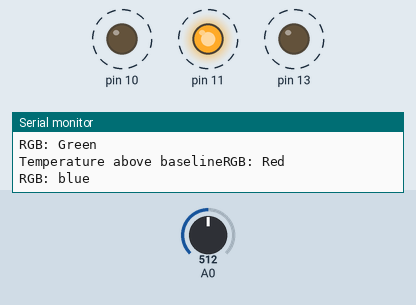
Bench run of a sketch on a simulated Arduino Uno, built with avr-gcc and run on an emulated ATmega328P. Parts: output pins drawn as LEDs (lit = HIGH), the last lines printed to the serial monitor. Dashed ring = blinking. The test bench sets the inputs (shaded band); at power-on: A0 = 512.

Above: at 2.3 s.
2.4 s: A0 set to 265
5.9 s: A0 set to 231
At 6.4 s:
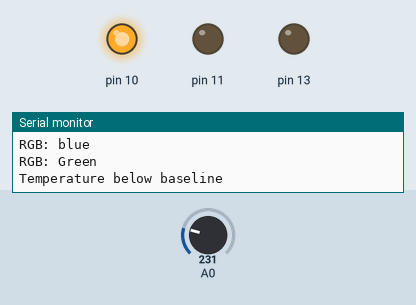
8.0 s: A0 set to 306
At 8.4 s:
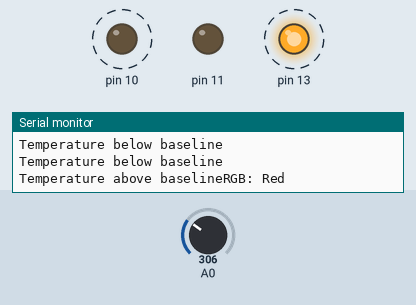
12.0 s: A0 set to 122
At 13.4 s:
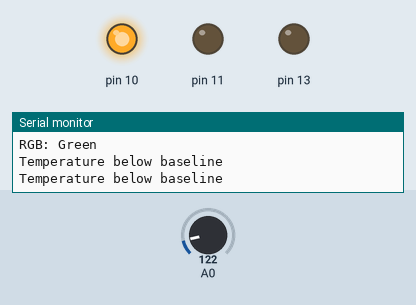
Timing chart, 0 to 15.0 s (numbered marks = the images above; inputs shaded):
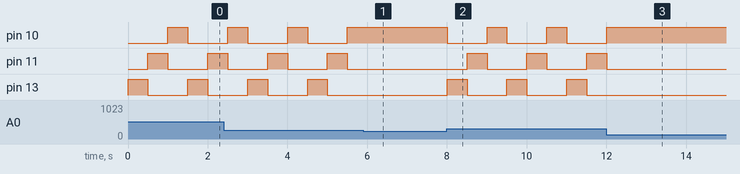

The sketch:

sourcecode_TaskM1.T1P.ino
```cpp
int baseLine = 0;

int potentiometer = 0;

void setup()
{
  pinMode(A0, INPUT);
  pinMode(13, OUTPUT);
  pinMode(11, OUTPUT);
  pinMode(10, OUTPUT);
  Serial.begin(9600);
}

void loop()
{
  baseLine =70;
  int celcius = map(((analogRead(A0)-20)*3.04),0,1023,-40,125);
  digitalWrite(11, LOW);

  if (celcius > baseLine) {
    digitalWrite(13, 255);
    digitalWrite(11, 0);
    digitalWrite(10, 0);
    Serial.print("Temperature above baseline");
    Serial.print("RGB: ");
    Serial.println("Red");

    delay(500); // Wait for tempSensor millisecond(s)
    digitalWrite(13, 0);
    digitalWrite(11, 255);
    digitalWrite(10, 0);
    Serial.println("RGB: blue");
    delay(500); // Wait for tempSensor millisecond(s)

    digitalWrite(13, 0);
    digitalWrite(11, 0);
    digitalWrite(10, 255);
    Serial.println("RGB: Green");

    delay(500); // Wait for tempSensor millisecond(s)
  } else {
    Serial.println("Temperature below baseline");
    delay(500);
  }
}
```

Measured:
- the behaviour switches between 247 and 246 on A0 (found by bisection; images 0 and 1)
- after the input at 5.9 s, pin 10: stays HIGH (without the input it goes to LOW after 0.10 s); pin 11: stays LOW (without the input it goes to HIGH after 0.60 s); pin 13: stays LOW (without the input it goes to HIGH after 0.10 s)
- after the input at 8.0 s, pin 10, pin 13: alternates HIGH for 0.50 s and LOW for 1.0 s, starting at once; pin 11: alternates HIGH for 0.50 s and LOW for 1.0 s, starting after 0.51 s
- after the input at 12.0 s, pin 10: goes on until 12.0 s, then stays HIGH; pin 11: goes on until 12.0 s, then stays LOW; pin 13: stops changing and stays LOW
- by itself, pin 10, pin 11, pin 13: alternates HIGH for 0.50 s and LOW for 1.0 s
